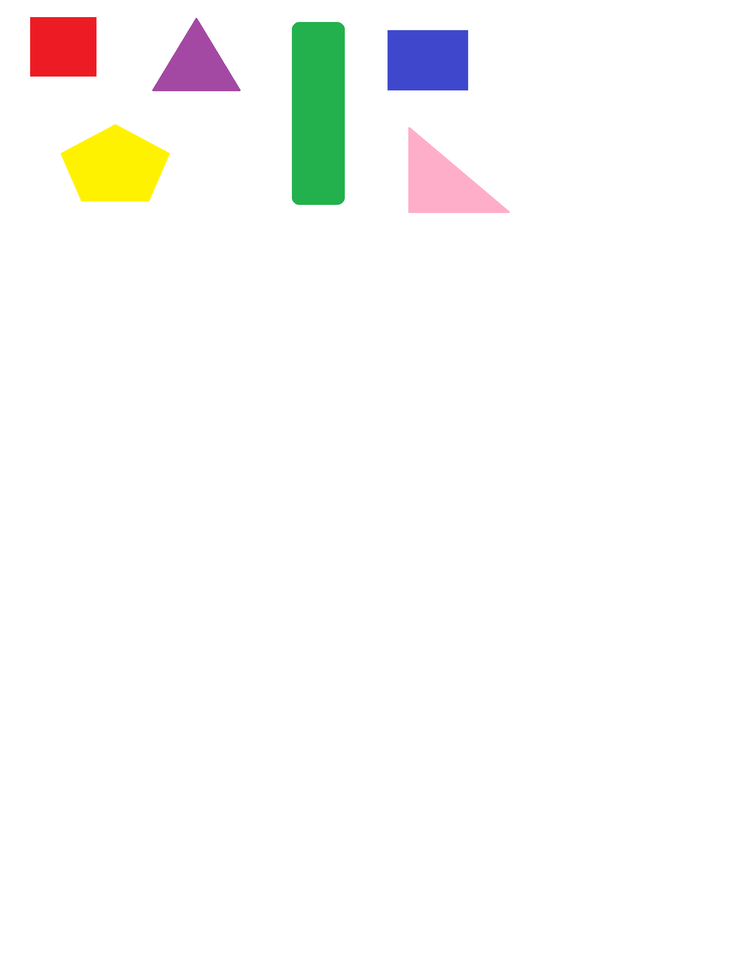
//> input picture VBoard/Resources/shapes.png, 736 x 958 px, shrunk from 1808 x 2352 before the run
$ ./Shape_detection   (built with g++ and OpenCV 4)
//> lines starting //> are read from the running program, lines starting //| are printed output that depends on the picture; after the words box and inside, x2 and y2 are one past the last pixel; in counts of white or black regions, pixels touching at a corner belong together
#include <opencv2/imgcodecs.hpp>
#include <opencv2/highgui.hpp>
#include <opencv2/imgproc.hpp>

using namespace cv;
using namespace std;

void contours(Mat edge, Mat img) {

	vector<vector<Point>> contours;
	//vector<vector<Point>> conPoly(contours.size());
	vector<Vec4i> hierarchy;
	findContours(edge, contours, hierarchy,RETR_EXTERNAL,CHAIN_APPROX_SIMPLE);
	drawContours(img, contours, -1, Scalar(0, 0, 0), FILLED, 20);
	// [8 lines of commented-out code are left out]
}

int main() {
	string path = "Resources\\shapes.png";
	Mat img = imread(path);
//> img is the input picture: 958 rows x 736 cols, CV_8UC3; mean B, G, R 248.1, 249.9, 250.1
	Mat convert, blur, canny, kernal, edge, out;
	cvtColor(img, convert, COLOR_BGR2GRAY);
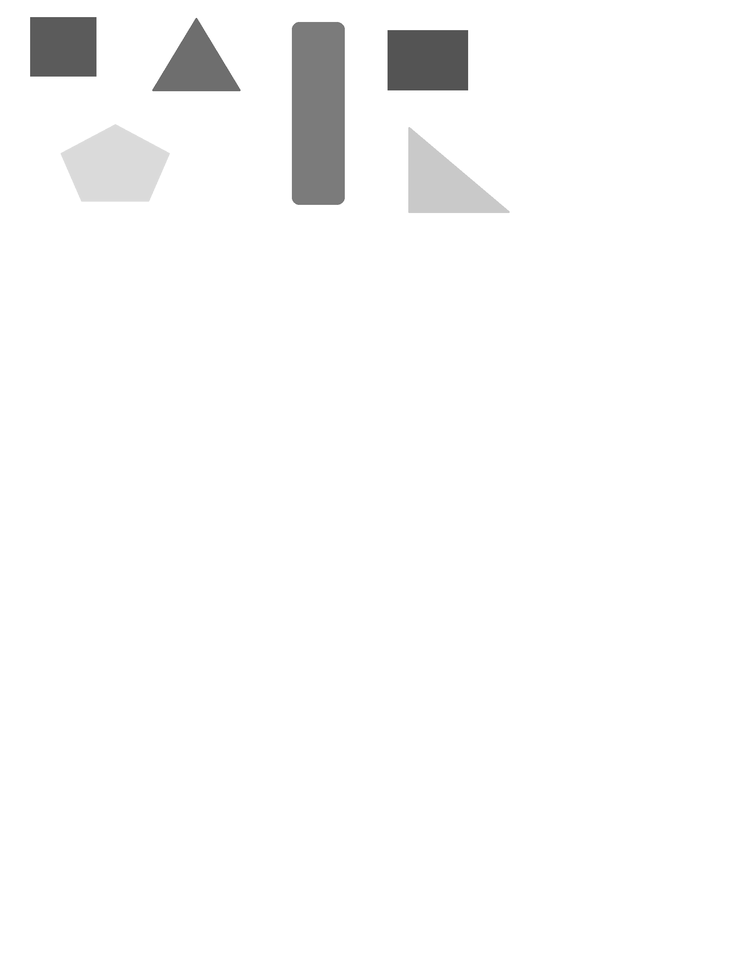
//> convert: 958 rows x 736 cols, CV_8UC1; min 57, max 255, mean 249.8
	GaussianBlur(img, blur, Size(7, 7), 5, 0);
	Canny(blur, canny, 10, 10);
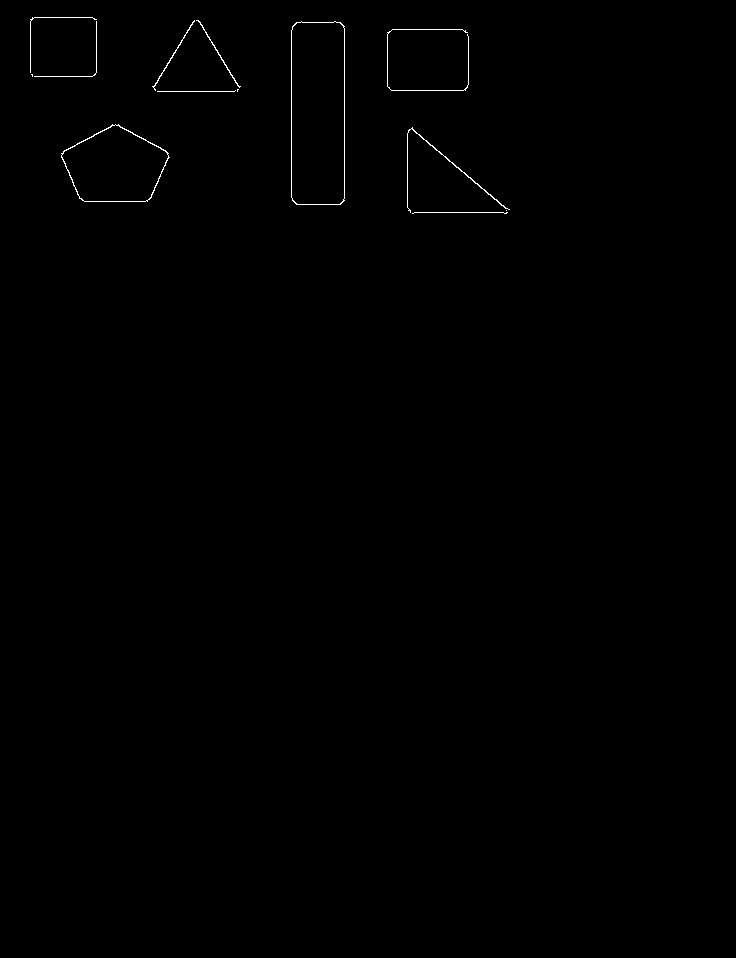
//> canny: 958 rows x 736 cols, CV_8UC1; 0.28% white in thin lines or dots, all inside (x1, y1, x2, y2) = (30, 17, 510, 214)
	kernal = getStructuringElement(MORPH_RECT, Size(3, 3));
	dilate(canny, edge , kernal);
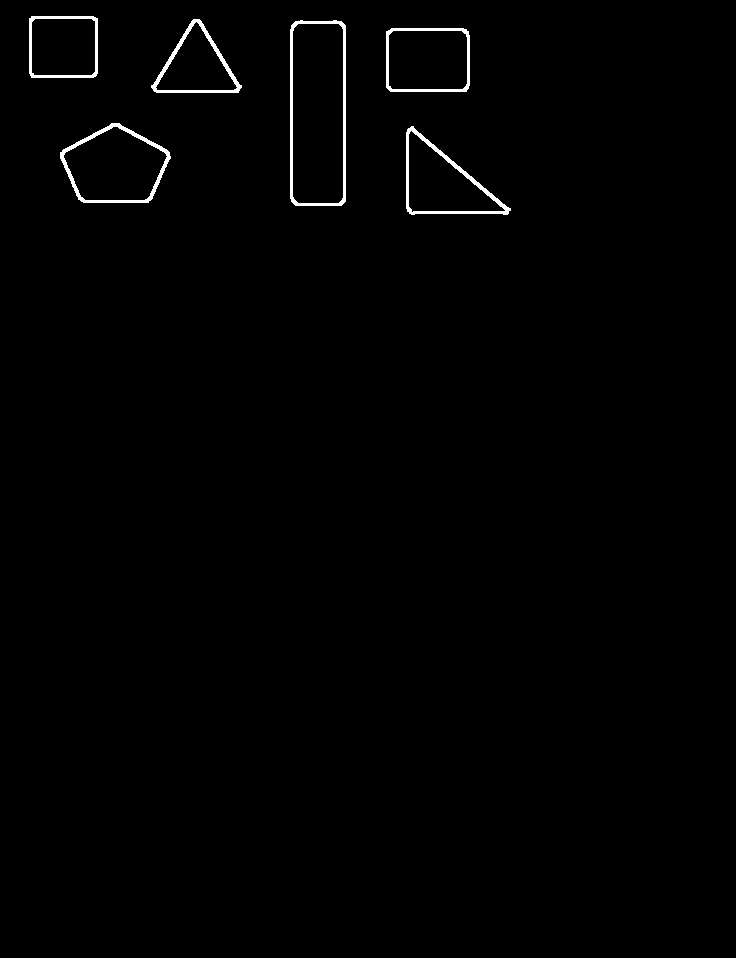
//> edge: 958 rows x 736 cols, CV_8UC1; 0.87% white; 6 white regions

	contours(edge, img);
//> in contours, `findContours(edge, contours, hierarchy,RETR_EXTERNAL,CHAIN_APPROX_SIMP..`: contours = 6 contours; box (x1, y1, x2, y2) and area: (290, 20, 346, 206) 10081, (60, 123, 171, 203) 6279, (386, 28, 470, 92) 5188, (406, 126, 511, 215) 4911, (29, 16, 98, 78) 4128, (151, 19, 242, 93) 3706
//> in contours, `drawContours(img, contours, -1, Scalar(0, 0, 0), FILLED, 20);`:
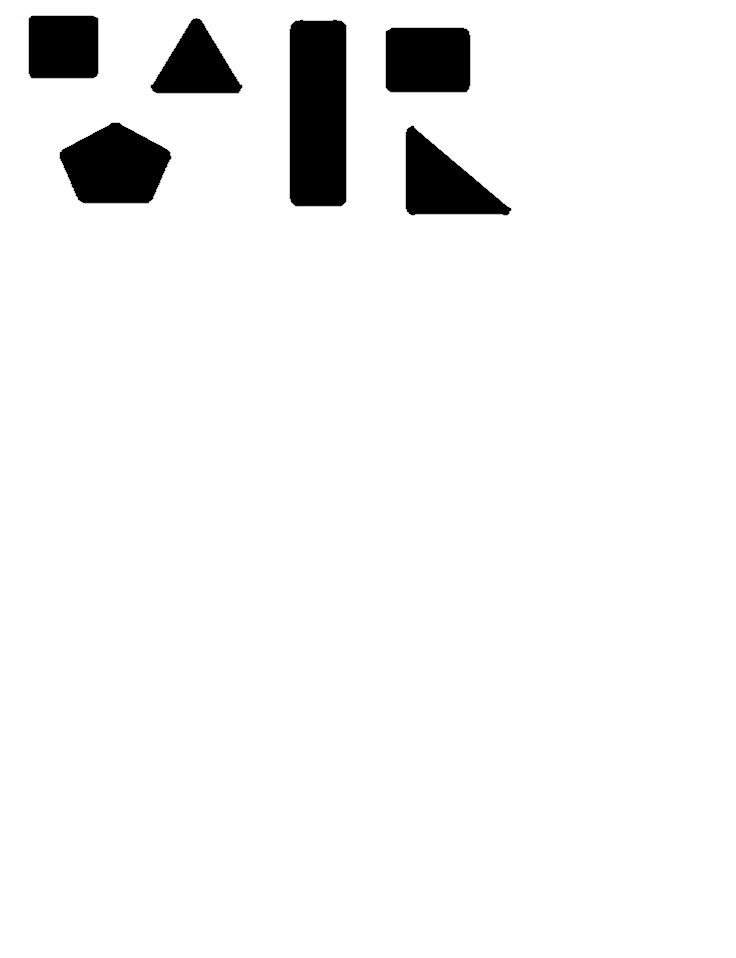
//> img: 958 rows x 736 cols, CV_8UC3; 5.25% of pixels changed, all inside (x1, y1, x2, y2) = (28, 15, 512, 216)

	imshow("image edge", img);
	waitKey(0);
	return 0;
}

$ run again, with VBoard/Resources/canvas.png copied over VBoard/Resources/shapes.png
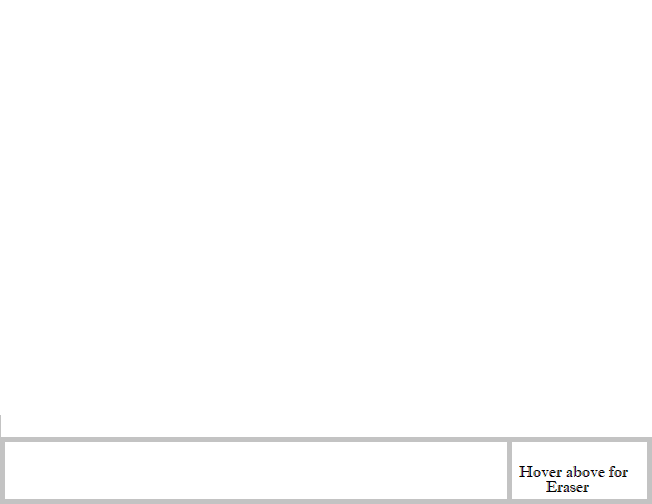
//> input picture VBoard/Resources/canvas.png, 652 x 504 px
//> img is the input picture: 504 rows x 652 cols, CV_8UC3; mean B, G, R 253.3, 253.3, 253.3
//> `Canny(blur, canny, 10, 10);`:
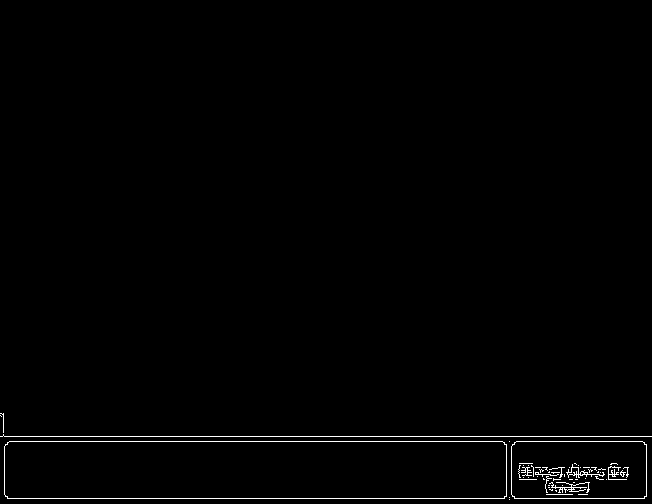
//> canny: 504 rows x 652 cols, CV_8UC1; 0.89% white in thin lines or dots, all inside (x1, y1, x2, y2) = (0, 413, 652, 500)
//> edge: 504 rows x 652 cols, CV_8UC1; 2.7% white; 3 white regions
//> contours = 2 contours; box (x1, y1, x2, y2) and area: (3, 440, 648, 501) 37940, (0, 412, 652, 438) 1360
//> in contours, `drawContours(img, contours, -1, Scalar(0, 0, 0), FILLED, 20);`:
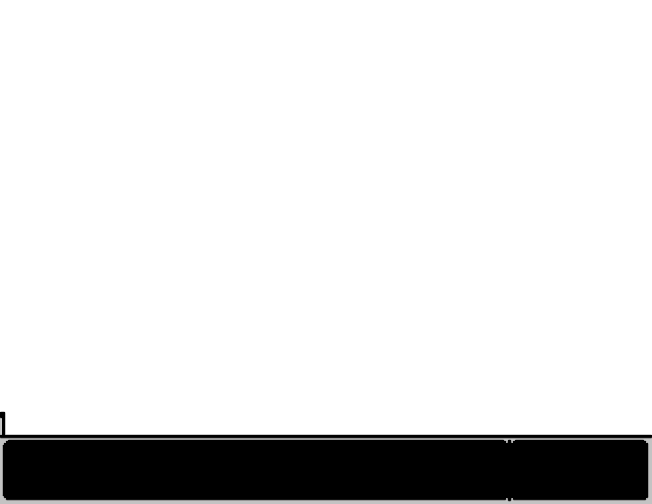
//> img: 504 rows x 652 cols, CV_8UC3; 13.19% of pixels changed, all inside (x1, y1, x2, y2) = (0, 411, 652, 502)
